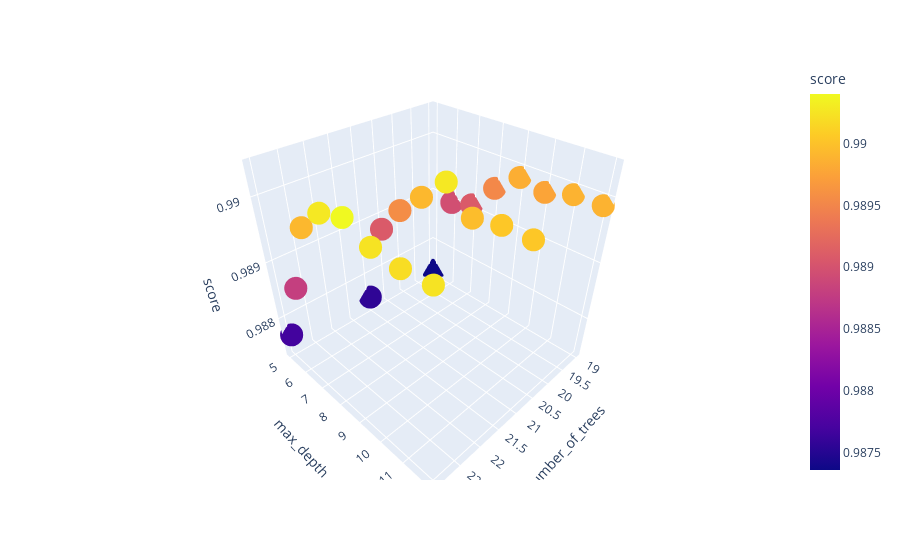

This figure's notebook cell:
### Code cell
fig = px.scatter_3d(df_3d_mean, x='number_of_trees', y='max_depth', z='score', color='score')
fig.show()

### Figure 1 — Plotly figure (JSON) as saved in the notebook; plotly's stock layout.template omitted (floating-point values rounded to 4 significant figures)
{"data": [{"hovertemplate": "number_of_trees=%{x}<br>max_depth=%{y}<br>score=%{marker.color}<extra></extra>", "legendgroup": "", "marker": {"color": [0.9874, 0.989, 0.9891, 0.9895, 0.9898, 0.9898, 0.9899, 0.9899, 0.9876, 0.9891, 0.9896, 0.9899, 0.9903, 0.99, 0.99, 0.99, 0.9877, 0.9888, 0.9899, 0.9903, 0.9904, 0.9902, 0.9902, 0.9902], "coloraxis": "coloraxis", "symbol": "circle"}, "mode": "markers", "name": "", "scene": "scene", "showlegend": false, "type": "scatter3d", "x": [19, 19, 19, 19, 19, 19, 19, 19, 21, 21, 21, 21, 21, 21, 21, 21, 23, 23, 23, 23, 23, 23, 23, 23], "y": [5, 6, 7, 8, 9, 10, 11, 12, 5, 6, 7, 8, 9, 10, 11, 12, 5, 6, 7, 8, 9, 10, 11, 12], "z": [0.9874, 0.989, 0.9891, 0.9895, 0.9898, 0.9898, 0.9899, 0.9899, 0.9876, 0.9891, 0.9896, 0.9899, 0.9903, 0.99, 0.99, 0.99, 0.9877, 0.9888, 0.9899, 0.9903, 0.9904, 0.9902, 0.9902, 0.9902]}], "layout": {"coloraxis": {"colorbar": {"title": {"text": "score"}}, "colorscale": [[0, "#0d0887"], [0.1111, "#46039f"], [0.2222, "#7201a8"], [0.3333, "#9c179e"], [0.4444, "#bd3786"], [0.5556, "#d8576b"], [0.6667, "#ed7953"], [0.7778, "#fb9f3a"], [0.8889, "#fdca26"], [1, "#f0f921"]]}, "legend": {"tracegroupgap": 0}, "margin": {"t": 60}, "scene": {"domain": {"x": [0, 1], "y": [0, 1]}, "xaxis": {"title": {"text": "number_of_trees"}}, "yaxis": {"title": {"text": "max_depth"}}, "zaxis": {"title": {"text": "score"}}}}}
